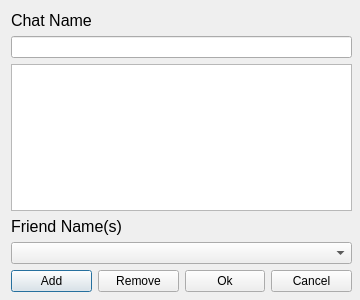
<?xml version="1.0" encoding="UTF-8"?>
<ui version="4.0">
 <class>AddChatRoom</class>
 <widget class="QDialog" name="AddChatRoom">
  <property name="geometry">
   <rect>
    <x>0</x>
    <y>0</y>
    <width>360</width>
    <height>300</height>
   </rect>
  </property>
  <property name="windowTitle">
   <string>Dialog</string>
  </property>
  <widget class="QWidget" name="verticalLayoutWidget">
   <property name="geometry">
    <rect>
     <x>11</x>
     <y>11</y>
     <width>341</width>
     <height>281</height>
    </rect>
   </property>
   <layout class="QVBoxLayout" name="verticalLayout">
    <item>
     <widget class="QLabel" name="label">
      <property name="font">
       <font>
        <pointsize>12</pointsize>
       </font>
      </property>
      <property name="text">
       <string>Chat Name</string>
      </property>
     </widget>
    </item>
    <item>
     <widget class="QLineEdit" name="ChatNameLineEdit"/>
    </item>
    <item>
     <widget class="QListWidget" name="FriendListWidget"/>
    </item>
    <item>
     <widget class="QLabel" name="label_2">
      <property name="font">
       <font>
        <pointsize>12</pointsize>
       </font>
      </property>
      <property name="text">
       <string>Friend Name(s)</string>
      </property>
     </widget>
    </item>
    <item>
     <widget class="QComboBox" name="FriendListComboBox"/>
    </item>
    <item>
     <layout class="QHBoxLayout" name="horizontalLayout">
      <item>
       <widget class="QPushButton" name="AddButton">
        <property name="text">
         <string>Add</string>
        </property>
       </widget>
      </item>
      <item>
       <widget class="QPushButton" name="RemoveButton">
        <property name="text">
         <string>Remove</string>
        </property>
       </widget>
      </item>
      <item>
       <widget class="QPushButton" name="OkButton">
        <property name="text">
         <string>Ok</string>
        </property>
       </widget>
      </item>
      <item>
       <widget class="QPushButton" name="CancelButton">
        <property name="text">
         <string>Cancel</string>
        </property>
       </widget>
      </item>
     </layout>
    </item>
   </layout>
  </widget>
 </widget>
 <resources/>
 <connections/>
</ui>
